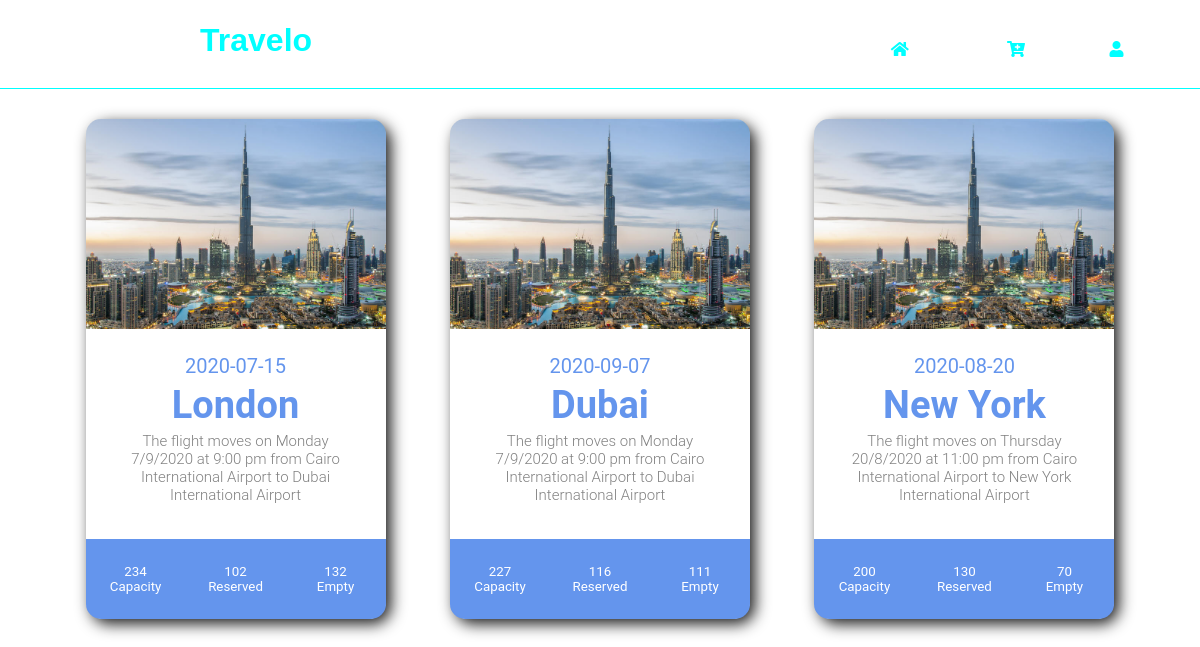
Page /Travelo/cart.php (signed in) on the committed database.
### tables this page shows
CREATE TABLE `cart` (
  `ID` int(11) NOT NULL,
  `username` varchar(100) NOT NULL,
  `flightNumber` varchar(100) NOT NULL,
  `seatClass` varchar(100) NOT NULL,
  `seatNumber` varchar(100) NOT NULL,
  `paymentCard` varchar(100) NOT NULL,
  `cardNumber` varchar(100) NOT NULL,
  `cardPassword` varchar(100) NOT NULL,
  `bookDate` date NOT NULL DEFAULT current_timestamp()
);

CREATE TABLE `flight` (
  `flightNumber` varchar(255) NOT NULL,
  `airline` varchar(255) NOT NULL,
  `source` varchar(255) NOT NULL,
  `destination` varchar(255) NOT NULL,
  `date` date NOT NULL DEFAULT current_timestamp(),
  `capacity` int(10) UNSIGNED NOT NULL,
  `reserved` int(10) UNSIGNED NOT NULL,
  `baggage` int(10) UNSIGNED NOT NULL,
  `description` text NOT NULL,
  `fare` int(10) UNSIGNED NOT NULL
);

### Travelo/cart.php (the view, shortened to what this page needs)
<?php
include "navigation.php";
include_once"includes/dbh.inc.php";
?>
<!DOCTYPE html>
<html>
    <head>
        <link rel="stylesheet" href="index.css">
    </head>
    <body>
        <?php
        $cartQuery = "SELECT flightNumber FROM cart WHERE username = '$_SESSION[username]'";
        $cartResult = mysqli_query($conn, $cartQuery)
            or die("Select query failed...!".'<br>'.mysqli_error($conn));
        if(mysqli_affected_rows($conn)>0)
        {
            while ($cartRow = mysqli_fetch_assoc($cartResult))
            {
                $flightQuery = "SELECT * FROM flight WHERE flightNumber = '$cartRow[flightNumber]'";
                $flightResult = mysqli_query($conn, $flightQuery)
                    or die("Select query failed...!".'<br>'.mysqli_error($conn));
                $flightRow = mysqli_fetch_assoc($flightResult);
                $ma ="$flightRow[capacity]-$flightRow[reserved]";
                $empty = eval('return '.$ma.';');
                echo "<form action='cartFlight.php' method='get' style='display:inline!important;'>";
                if($_SESSION['role'] == "admin")
                    echo "<button class='button' type='submit' name='flightNumber' value='$flightRow[flightNumber]' disabled>";
                else
                    echo "<button class='button' type='submit' name='flightNumber' value='$flightRow[flightNumber]'>";
                echo "<div class='card'>
                <div class='card-image'></div>
                <div class='card-text'>
                <span class='date'>$flightRow[date]</span>
                <h2>$flightRow[destination]</h2>
                <p>$flightRow[description]</p>
                </div>
                <div class='card-stats'>
                <div class='stat'>
                <div class='value'>$flightRow[capacity]</div>
                <div class='type'>Capacity</div>
                </div>
                <div class='stat border'>
                <div class='value'>$flightRow[reserved]</div>
                <div class='type'>Reserved</div>
                </div>
                <div class='stat'>
                <div class='value'>$empty</div>
                <div class='type'>Empty</div>
                </div>
                </div>
                </div>
                </button>
            </form>";
            }
        }
        else
            echo "<h2>No Flights Booked In Your Cart...!</h2>";
        ?>
    </body>
</html>

### Travelo/navigation.php (shortened to what this page needs)
<!DOCTYPE html>
<html lang="en" dir="ltr">
    <head>
        <link rel="stylesheet" href="navigation.css">
    </head>
    <body>
        <div class="navigation">
            <label style="float: left"><h1>Travelo</h1></label>
            <ul>
                <?php
                if(isset($_SESSION['role']))
                {
                    echo "<li><i class='fas fa-home'></i><a href='index.php'>Home</a></li>";
                    if($_SESSION['role'] == "admin")
                    {
                        echo "<li><i class='fas fa-plus-circle'></i><a href='#Add'>Add</a>
                            <div class='sub-menu'>
                            <ul>
                            <li><a href='addAircraft.php'>Aircraft</a></li>
                            <li><a href='addFlight.php'>Flight</a></li>
                            </ul>
                            </div>
                            </li>";
                        echo "<li><i class='fas fa-edit'></i><a href='#Update'>Update</a>
                            <div class='sub-menu'>
                            <ul>
                            <li><a href='selectAircraft.php'>Aircraft</a></li>
                            <li><a href='selectFlight.php'>Flight</a></li>
                            </ul>
                            </div>
                            </li>";
                    }
                    else
                        echo "<li><i class='fas fa-cart-plus'></i><a href='Cart.php'>Cart</a></li>";
                    echo "<li><i class='fas fa-user'></i><a href='#Profile'>$_SESSION[username]</a>
                        <div class='sub-menu'>
                        <ul>
                        <li><a href='includes/editProfile.inc.php'>Edit Profile</a></li>
                        <li><a href='login.php?logout'>Log out</a></li>
                        </ul>
                        </div>
                        </li>";
                }
                else
                    echo "<li><i class='fas fa-sign-in-alt'></i><a href='login.php'>Sign in</a></li>";
                ?>
            </ul>
        </div>
    </body>
</html>

### Travelo/navigation.css (style rules this page uses)
* { margin:0px; padding:0px; box-sizing: border-box; }
body { text-align: center; background-image: url('images/background2.jpg'); background-size: cover; font-family: sans-serif; color: aqua; }
i { border-width: 0 3px 3px 0; padding: 3px; margin: 3px; }
.navigation { border-bottom-style: solid; border-bottom-color: aqua; border-bottom-width: thin; }
.navigation label { list-style: none; margin-top: 22px; margin-left: 200px; color: aqua; }
.navigation ul { display: inline-flex; list-style: none; color: aqua; margin-left: 550px; }
.navigation ul li { width: 100px; margin: 5px; margin-top: 30px; margin-bottom: 20px; padding: 5px; border-radius: 7px; }
.navigation ul a { text-decoration: none; color: white; }

### Travelo/index.css (style rules this page uses)
* { margin:0px; padding:0px; box-sizing: border-box; }
body { text-align: center; background-image: url('images/background2.jpg'); background-size: cover; font-family: sans-serif; color: aqua; text-align: center; }
.card { display: inline-grid; grid-template-columns: 300px; grid-template-rows: 210px 210px 80px; grid-template-areas: "image" "text" "stats"; margin:30px; width: 300px; transition: 0.5s ease; cursor: pointer; border-radius: 18px; background: white; box-shadow: 5px 5px 15px rgba(0,0,0,0.9); font-family: roboto; text-align: center; }
.card-image { grid-area: image; }
.card-text { grid-area: text; }
.card-stats { grid-area: stats; }
.card-image { grid-area: image; background: url("images/newyork.jpg"); border-top-left-radius: 15px; border-top-right-radius: 15px; background-size: cover; }
.card-text { grid-area: text; margin: 25px; }
.card-text .date { color: cornflowerblue; font-size:20px; }
.card-text p { color: grey; font-size:15px; font-weight: 300; }
.card-text h2 { margin:5px; font-size:38px; color: cornflowerblue; }
.card-stats { grid-area: stats; display: grid; grid-template-columns: 1fr 1fr 1fr; grid-template-rows: 1fr; border-bottom-left-radius: 15px; border-bottom-right-radius: 15px; background: cornflowerblue; }
.card-stats .stat { display: flex; align-items: center; justify-content: center; flex-direction: column; color: white; padding:10px; }
.card-image { grid-area: image; background: url("images/Dubai.jpg"); border-top-left-radius: 15px; border-top-right-radius: 15px; background-size: cover; }
.button { background-color: Transparent; background-repeat:no-repeat; cursor:pointer; overflow: hidden; outline:none; border: none; }

### Travelo/cart.php (style rules this page uses)
h2 { font-size: 50px; margin-top: 10%; font-weight: bold; color: black; }

### rows in the picture
cart: flightNumber.date "2020-07-15", flightNumber.destination "London", flightNumber.description "The flight moves on Monday 7/9/2020 at 9:00 pm from Cairo International Airport to Dubai International Airport", flightNumber.capacity "234", flightNumber.reserved "102", flightNumber.reserved "132"
cart: flightNumber.date "2020-09-07", flightNumber.destination "Dubai", flightNumber.description "The flight moves on Monday 7/9/2020 at 9:00 pm from Cairo International Airport to Dubai International Airport", flightNumber.capacity "227", flightNumber.reserved "116", flightNumber.reserved "111"
cart: flightNumber.date "2020-08-20", flightNumber.destination "New York", flightNumber.description "The flight moves on Thursday 20/8/2020 at 11:00 pm from Cairo International Airport to New York International Airport", flightNumber.capacity "200", flightNumber.reserved "130", flightNumber.reserved "70"
